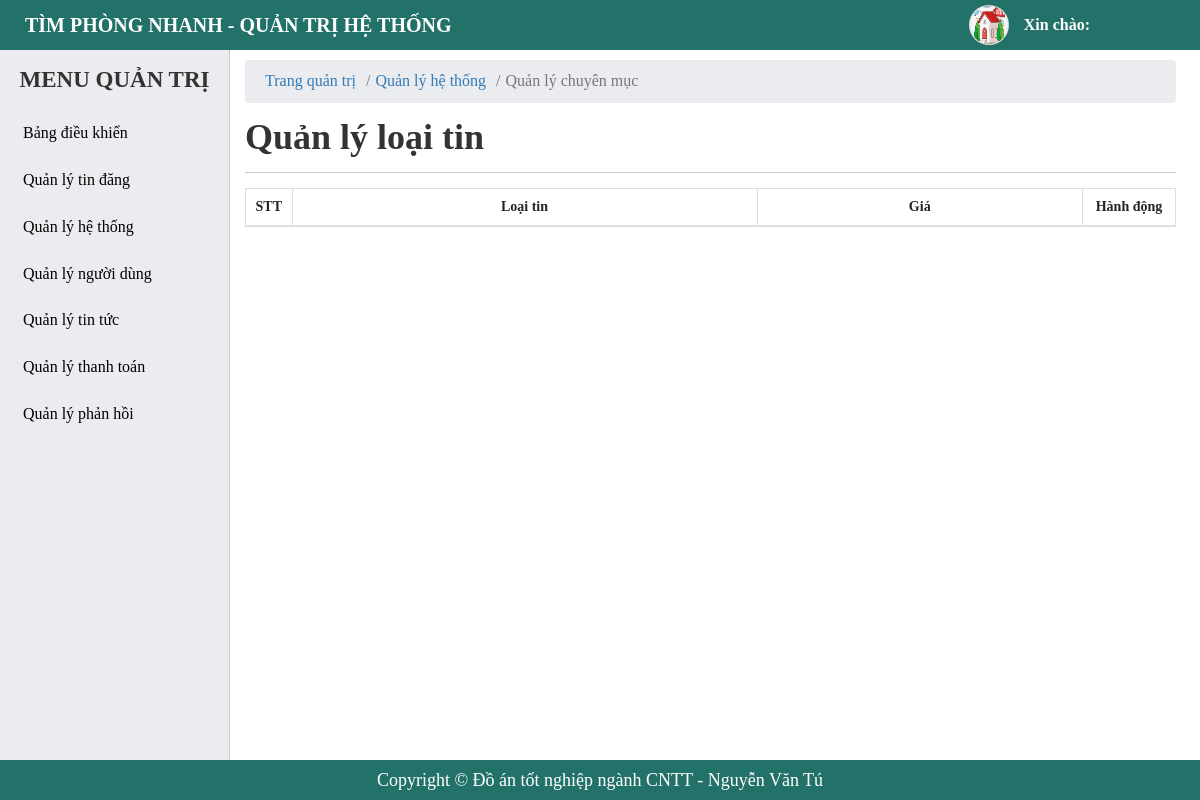
The app's page /admin/new-type.php, older data.
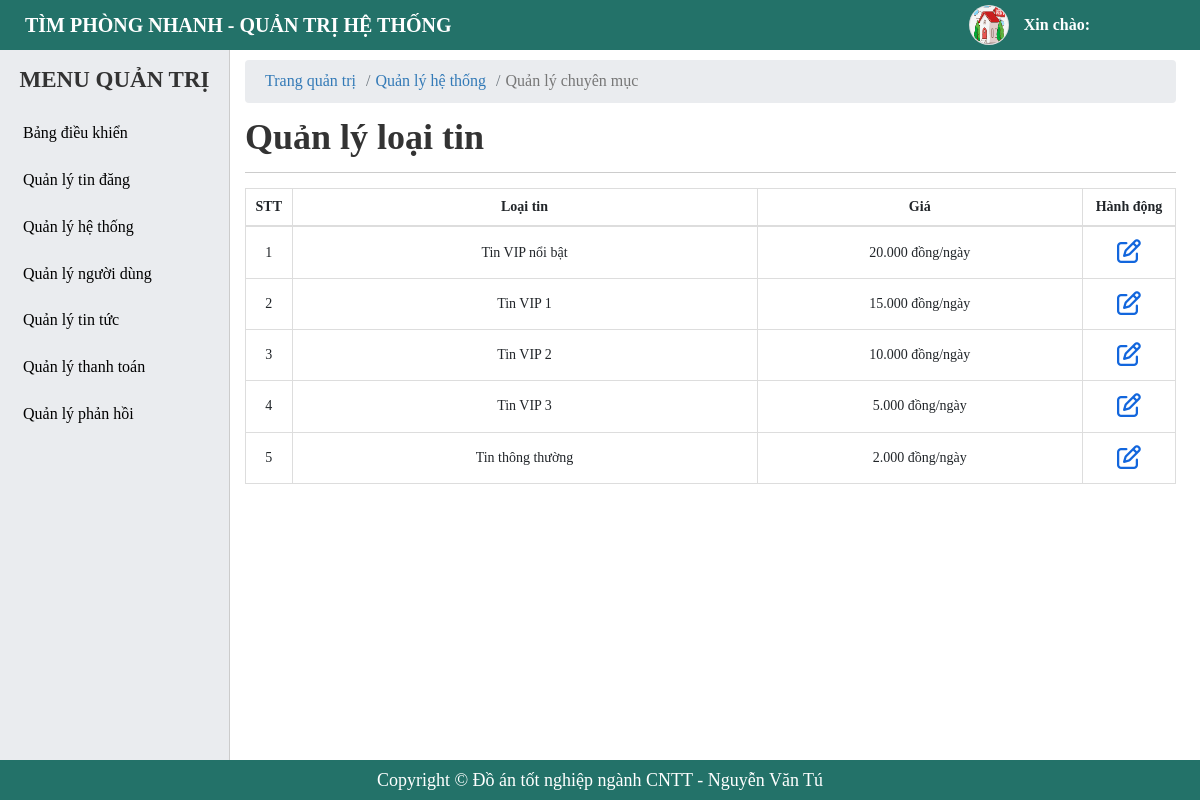
The same page, newer data.
### tables this page shows
CREATE TABLE `tbl_new_type` (
  `id` bigint(20) NOT NULL,
  `name_type` varchar(255) NOT NULL,
  `slug` varchar(255) NOT NULL,
  `price` bigint(20) NOT NULL,
  `status` tinyint(4) NOT NULL DEFAULT 1,
  `created_at` timestamp NOT NULL DEFAULT current_timestamp(),
  `update_ad` timestamp NOT NULL DEFAULT current_timestamp()
);

### admin/new-type.php (the view, shortened to what this page needs)
<?php
    include './include/connect.php';
    $queryType = $conn->prepare("SELECT * FROM tbl_new_type");
    $queryType->execute();
    $resultsType = $queryType->fetchAll(PDO::FETCH_OBJ);
?>
<!DOCTYPE html>
<html lang="en">
<head>
    <?php include('include/link-css.php');?>
</head>
<body>
    <?php
     include('include/header.php');
    ?>
    <div id="main">
        <?php
        include('include/sidebar.php');
        ?>
        <div id="main-right">
            <nav aria-label="breadcrumb">
                <ol class="breadcrumb">
                    <li class="breadcrumb-item"><a href="#">Trang quản trị</a></li>
                    <li class="breadcrumb-item"><a href="#">Quản lý hệ thống</a></li>
                    <li class="breadcrumb-item active" aria-current="page">Quản lý chuyên mục</li>
                </ol>
            </nav>
            <section class="main-right-title">
                <div class="form-title">
                    <h1>Quản lý loại tin</h1>
                </div>
            </section>
            <div class="main-right-table">
                <table class="table table-bordered table-post-list" id = "table-manage">
                    <thead>
                        <tr>
                            <th style="width: 5%;" >STT</th>
                            <th style="width: 50%;" >Loại tin</th>
                            <th style="width: 35%;" >Giá</th>
                            <th style="width: 10%;" >Hành động</th>
                        </tr>
                    </thead>
                    <tbody >
                        <?php foreach ($resultsType as $key => $value) { ?>
                            <tr>
                                <td><?php echo $key+1 ?></td>
                                <td>
                                    <p><?php echo $value -> name_type ?></p>
                                </td>
                                <td>
                                    <p>
                                        <?php
                                        $bien = number_format((int) $value -> price,0,",",".");
                                        echo $bien." đồng/ngày";
                                        ?>
                                    </p>
                                </td>
                                <td>
                                    <a href="./new-type.php?id=<?php echo $value -> id ?>" class="btn-setting btn-edit" style = "color: #1266dd;"><i class="fa-regular fa-pen-to-square"></i></a>
                                </td>
                            </tr>
                        <?php } ?>
                    </tbody>
                </table>
            </div>
        </div>
    </div>
    <?php include('include/footer.php');?>
</body>
</html>

Row changes from the older to the newer data that the page shows:
added tbl_new_type: name_type "Tin VIP nổi bật", price "20.000"
added tbl_new_type: name_type "Tin VIP 1", price "15.000"
added tbl_new_type: name_type "Tin VIP 2", price "10.000"
added tbl_new_type: name_type "Tin VIP 3", price "5.000"
added tbl_new_type: name_type "Tin thông thường", price "2.000"
